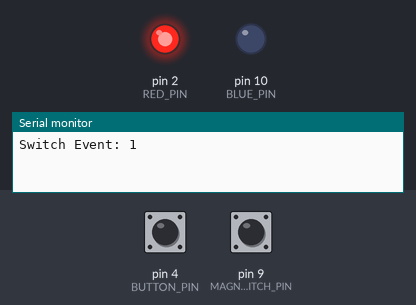
The program below on a simulated Arduino Uno, built with avr-gcc and run on an emulated ATmega328P. On the bench: output pins drawn as LEDs (lit = HIGH), the last lines printed to the serial monitor. The inputs (shaded band) are chosen by the test bench; at power-on: pin 9 (MAGNETIC_SWITCH_PIN) HIGH, pin 4 (BUTTON_PIN) HIGH. Pins used as bus, display or sensor lines are not drawn.

Above: at 1.2 s.
1.3 s: pin 9 (MAGNETIC_SWITCH_PIN) pulled LOW for 0.15 s
At 1.37 s:
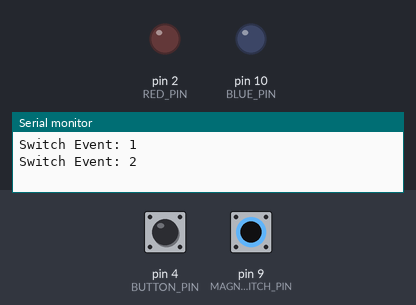
4.5 s: pin 9 (MAGNETIC_SWITCH_PIN) pulled LOW for 3.2 s
At 8.4 s:
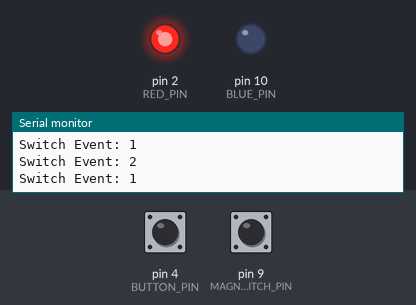
Timing chart, 0 to 9.9 s (numbered marks = the images above; inputs shaded):
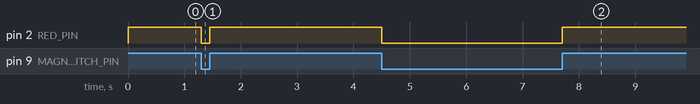

Measured:
- after the input at 1.3 s, pin 2 (RED_PIN): HIGH → LOW at once, → HIGH 0.15 s later
- after the input at 4.5 s, pin 2 (RED_PIN): HIGH → LOW at once, → HIGH 3.2 s later

The program:

main.cpp
```cpp
// cmd+shift+p -> "PlatformIO: Rebuild IntelliSense Index" to update IntelliSense

#include <Arduino.h>
#include <RgbLed.h>
#include <MagneticSwitch.h>
#include <Button.h>
#include <StateManager.h>

constexpr uint8_t RED_PIN = 2;
constexpr uint8_t GREEN_PIN = 0;
constexpr uint8_t BLUE_PIN = 10;
constexpr uint8_t MAGNETIC_SWITCH_PIN = 9;
constexpr uint8_t BUTTON_PIN = 4;

// Create a global rgb led instance
RgbLed statusLed(RED_PIN, GREEN_PIN, BLUE_PIN);
MagneticSwitch doorSwitch(MAGNETIC_SWITCH_PIN);
Button controlButton(BUTTON_PIN);

StateManager stateManager(statusLed);

void setup() {
  // put your setup code here, to run once:
  Serial.begin(115200);

  statusLed.begin();
  doorSwitch.begin();
  controlButton.begin();
  stateManager.begin();
}

void loop() {
  ButtonEvent buttonEvent = controlButton.update();
  SwitchEvent switchEvent = doorSwitch.update();
  stateManager.update(buttonEvent, switchEvent);
}
```
